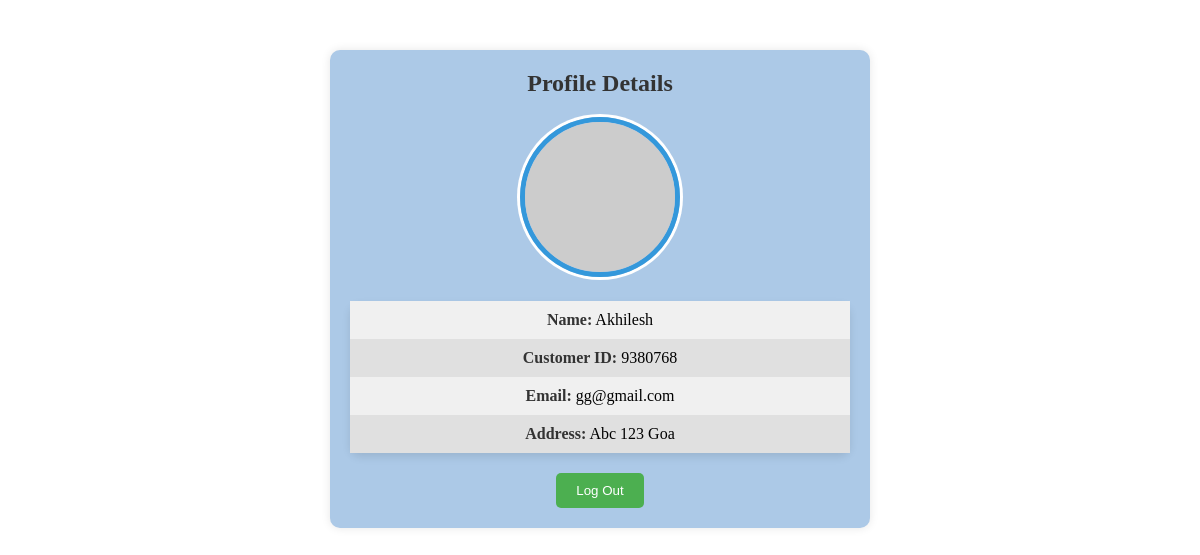
Page /profile (signed in) on the committed database.
### tables this page shows
CREATE TABLE Customers( 
    name varchar(20), 
    email varchar(20), 
    password varchar(30),
    address varchar(300),
    city varchar(300),
    userid integer primary key
    );

### app.py (the view, shortened to what this page needs)
@app.route('/profile',methods=['GET','POST'])
def profile():
    user_id = session['username'][1]
    with sqlite3.connect('sql.db') as connect:
        cursor = connect.cursor()
        cursor.execute(f'select name,email,address,city,userid from Customers where userid = {user_id}')
        data = cursor.fetchone()
        print(data)
    print(user_id)
    user = dblib.get_user_by_id(user_id)
    if user and user[3]:
        response = make_response(user[4])
        response.headers["Content-type"] = "image/jpeg"  # Set the appropriate content type
        return response
    return render_template('userprofile.html',data = data)

### S2_db.py (called while the page is built)
def get_user_by_id(user_id):
  conn = sqlite3.connect(DB_FILE)
  cursor = conn.cursor()
  query = "SELECT * FROM profileimage WHERE userid = ?"
  cursor.execute(query, (user_id,))
  user = cursor.fetchone()
  return user

### templates/userprofile.html (shortened to what this page needs)
<!DOCTYPE html>
<html lang="en">
<head>
    <link rel="stylesheet" type="text/css" href="../static/style.css">
</head>
<body>
    <div class="container">
        <h2>Profile Details</h2>
        <div id="profileDetails">
            <img src="https://picsum.photos/200" alt="Profile Image" class="profile-image">
        <div class="profile-details">
            <p class="even"><strong>Name:</strong> {{data[0]}}</p>
            <p class="odd"><strong>Customer ID:</strong> {{data[4]}}</p>
            <p class="even"><strong>Email:</strong> {{data[1]}}</p>
            <p class="odd"><strong>Address:</strong> {{data[2]}} {{data[3]}}</p>
        </div>
        </div>
        <a href="/logout"><button id="signOutBtn">Log Out</button></a>
    </div>
</body>
</html>

### static/style.css (style rules this page uses)
.container { max-width: 500px; margin: 50px auto; padding: 20px; background-color: #acc9e7; border-radius: 10px; box-shadow: 0 0 10px rgba(0, 0, 0, 0.1); text-align: center; }
h2 { margin-top: 0; color: #333; }
button { margin-top: 20px; padding: 10px 20px; background-color: #4caf50; color: #fff; border: none; border-radius: 5px; cursor: pointer; transition: background-color 0.3s ease; }
.profile-image { width: 150px; height: 150px; border-radius: 50%; margin: 0 auto 20px; border: 5px solid #3498db; box-shadow: 0 0 0 3px #fff; }
.profile-details { border-radius: 10px; box-shadow: 0 4px 8px rgba(0, 0, 0, 0.1); }
.profile-details p { padding: 10px 0; margin: 0; }
.profile-details .even { background-color: #f0f0f0; }
.profile-details .odd { background-color: #e0e0e0; }
.profile-details p strong { color: #333; }

### rows in the picture
Customers: name "Akhilesh", userid "9380768", email "gg@gmail.com", address "Abc 123", city "Goa"
